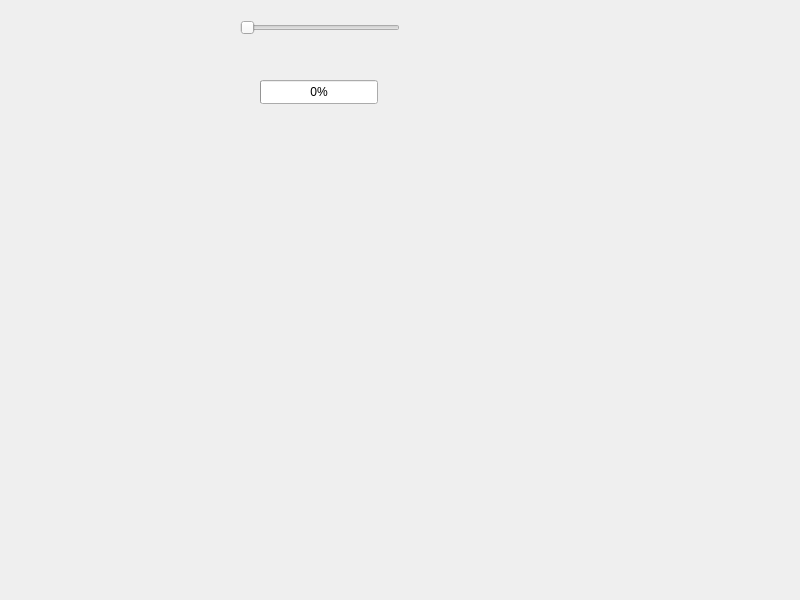
<?xml version="1.0" encoding="UTF-8"?>
<ui version="4.0">
 <class>Dialog</class>
 <widget class="QDialog" name="Dialog">
  <property name="geometry">
   <rect>
    <x>0</x>
    <y>0</y>
    <width>800</width>
    <height>600</height>
   </rect>
  </property>
  <property name="windowTitle">
   <string>Dialog</string>
  </property>
  <widget class="QSlider" name="horizontalSlider">
   <property name="geometry">
    <rect>
     <x>240</x>
     <y>20</y>
     <width>160</width>
     <height>16</height>
    </rect>
   </property>
   <property name="orientation">
    <enum>Qt::Horizontal</enum>
   </property>
  </widget>
  <widget class="QProgressBar" name="progressBar">
   <property name="geometry">
    <rect>
     <x>260</x>
     <y>80</y>
     <width>118</width>
     <height>24</height>
    </rect>
   </property>
   <property name="maximum">
    <number>99</number>
   </property>
   <property name="value">
    <number>0</number>
   </property>
  </widget>
 </widget>
 <resources/>
 <connections/>
</ui>
